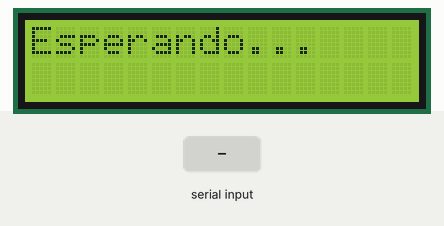
This sketch was run on a simulated Arduino Mega 2560, built with avr-gcc and run on an emulated ATmega2560. On the bench: 16×2 character LCD. The inputs (shaded band) are chosen by the test bench.

Above: at 1.3 s.
1.4 s: "CLR\n" received over the second serial link
At 2.6 s:
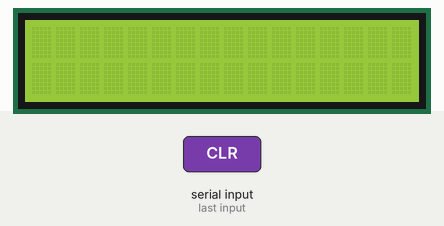
2.9 s: "1\n" received over the second serial link
At 3.8 s:
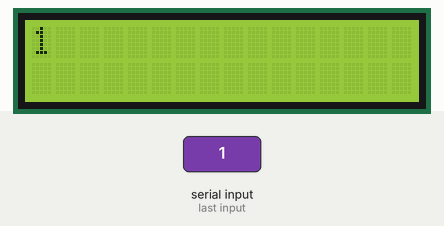
Timing chart, 0 to 5.9 s (numbered marks = the images above; inputs shaded):
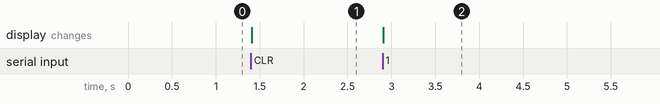

The sketch:

terminal_to_lcd.ino
```cpp
#include <LiquidCrystal.h>

// ********* LCD *********
// ***********************
#define RS 13
#define E 12
#define D0 11
#define D1 10
#define D2 9
#define D3 8
#define D4 7
#define D5 6
#define D6 5
#define D7 4

LiquidCrystal lcd(RS, E, D0, D1, D2, D3, D4, D5, D6, D7);

// *** COMUNICACIÓN SERIAL ***
// ***************************
String mensajeRecibido = "";
bool mensajeCompleto = false;

// ================================ SETUP ================================ //

void setup() {
  // *** SERIAL (USART2) ***
  Serial2.begin(9600);

  // ********* LCD *********
  // ***********************
  lcd.begin(16, 2);
  lcd.clear();
  lcd.setCursor(0, 0);
  lcd.print("Esperando...");

  // Mensaje de bienvenida en Virtual Terminal
  Serial2.println("=== SISTEMA LCD ===");
  Serial2.println("Escribe tu mensaje y presiona ENTER");
  Serial2.println("Comandos especiales:");
  Serial2.println("  CLR  - Limpiar pantalla");
  Serial2.println("  L1:  - Escribir en linea 1");
  Serial2.println("  L2:  - Escribir en linea 2");
  Serial2.println("-------------------");
}

// ================================== LOOP ================================== //

void loop() {
  // Leer caracteres del Virtual Terminal
  while (Serial2.available() > 0) {
    char charRecibido = Serial2.read();

    // Si es Enter (salto de línea), procesar el mensaje
    if (charRecibido == '\n' || charRecibido == '\r') {
      if (mensajeRecibido.length() > 0) {
        mensajeCompleto = true;
      }
    } else {
      // Acumular caracteres
      mensajeRecibido += charRecibido;
    }
  }

  // Si hay un mensaje completo, procesarlo
  if (mensajeCompleto) {
    procesarMensaje(mensajeRecibido);
    mensajeRecibido = "";
    mensajeCompleto = false;
  }
}

// =============================== FUNCIONES ================================ //

void procesarMensaje(String mensaje) {
  // Eliminar espacios al inicio y final
  mensaje.trim();

  // Comando: CLR - Limpiar pantalla
  if (mensaje.equalsIgnoreCase("CLR")) {
    lcd.clear();
    lcd.setCursor(0, 0);
    Serial2.println("> Pantalla limpiada");
    return;
  }

  // Comando: L1: - Escribir en línea 1
  if (mensaje.startsWith("L1:")) {
    String texto = mensaje.substring(3);
    texto.trim();
    lcd.setCursor(0, 0);
    lcd.print("                "); // Limpiar línea 1
    lcd.setCursor(0, 0);
    lcd.print(texto.substring(0, 16)); // Máximo 16 caracteres
    Serial2.println("> Linea 1: " + texto);
    return;
  }

  // Comando: L2: - Escribir en línea 2
  if (mensaje.startsWith("L2:")) {
    String texto = mensaje.substring(3);
    texto.trim();
    lcd.setCursor(0, 1);
    lcd.print("                "); // Limpiar línea 2
    lcd.setCursor(0, 1);
    lcd.print(texto.substring(0, 16)); // Máximo 16 caracteres
    Serial2.println("> Linea 2: " + texto);
    return;
  }

  // Mensaje normal: mostrar en LCD
  lcd.clear();
  lcd.setCursor(0, 0);

  // Si el mensaje es mayor a 16 caracteres, usar 2 líneas
  if (mensaje.length() > 16) {
    lcd.print(mensaje.substring(0, 16));
    lcd.setCursor(0, 1);
    lcd.print(mensaje.substring(16, 32));
    Serial2.println("> Mostrado en 2 lineas: " + mensaje);
  } else {
    lcd.print(mensaje);
    Serial2.println("> Mostrado: " + mensaje);
  }
}
```

Measured:
- after the input at 1.4 s, the display: changes at once (image 1)
- after the input at 2.9 s, the display: changes at once (image 2)
